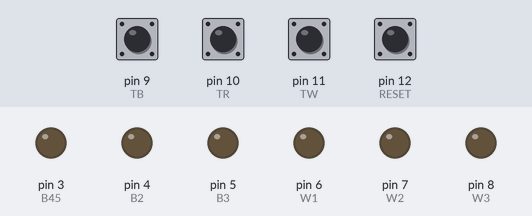
A sketch run on a simulated Arduino Uno, built with avr-gcc and run on an emulated ATmega328P. On the bench: output pins drawn as LEDs (lit = HIGH). The inputs (shaded band) are chosen by the test bench; at power-on: pin 9 (TB), pin 10 (TR), pin 11 (TW), pin 12 (RESET) HIGH. Pins used as bus, display or sensor lines are not drawn; what the sketch prints to the serial monitor is not drawn.

Above: at 1.2 s.
1.3 s: pin 9 (TB) pulled LOW for 0.15 s
2.9 s: pin 10 (TR) pulled LOW for 0.15 s
4.5 s: pin 11 (TW) pulled LOW for 0.15 s
At 5.0 s:
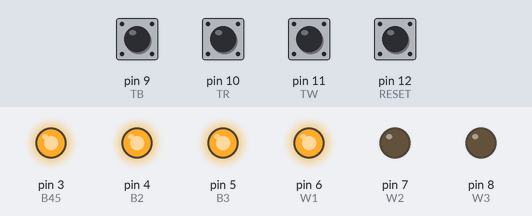
6.1 s: pin 12 (RESET) pulled LOW for 0.15 s
At 6.6 s:
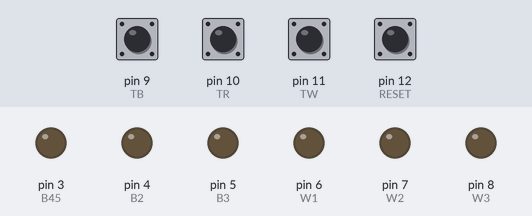
7.7 s: pin 9 (TB) driven LOW and pin 10 (TR) driven LOW
At 9.1 s:
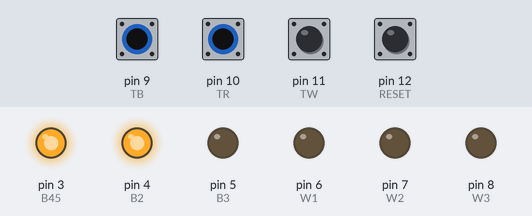
Timing chart, 0 to 10.4 s (numbered marks = the images above; inputs shaded):
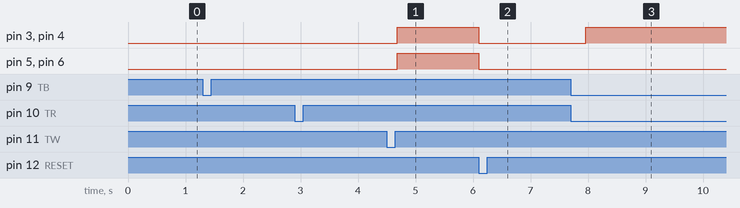

The sketch:

kviz.ino
```cpp
int st = 1;int R1 = A5;int R2 = A4;int R3 = 13;
int B45 = 3;int B2 = 4;int B3 = 5;int W1 = 6;
int W2 = 7;int W3 = 8;int TR = 10;int TB = 9;
int TW = 11;int RESET = 12;int r;int w;int b;
int sez[] = {0, 0, 0, 0, 0, 0, 0, 0, 0};
int sez2[] = {R1, R2, R3, B45, B2, B3, W1, W2, W3};
boolean bo1 = false;
int gumb;
void setup(){
  pinMode(R1, OUTPUT);
  pinMode(R2, OUTPUT);
  pinMode(R3, OUTPUT);
  pinMode(B45, OUTPUT);
  pinMode(B2, OUTPUT);
  pinMode(B3, OUTPUT);
  pinMode(W1, OUTPUT);
  pinMode(W2, OUTPUT);
  pinMode(W3, OUTPUT);
  pinMode(TR, INPUT_PULLUP);
  pinMode(TB, INPUT_PULLUP);
  pinMode(TW, INPUT_PULLUP);
  pinMode(RESET, INPUT_PULLUP);
  Serial.begin(9600);

}

void loop(){
  preveri(TR, 0);
  preveri(TB, 3);
  preveri(TW, 6);

  delay(100);
  if (st >= 4){
    for (int i = 0; i < 9; i++){
      digitalWrite(sez2[i], sez[i]);
      Serial.println(sez2[i]);
    }
  }
  if (digitalRead(RESET) == 0){
    digitalWrite(R1, LOW);
    digitalWrite(R2, LOW);
    digitalWrite(R3, LOW);
    digitalWrite(B45, LOW);
    digitalWrite(B2, LOW);
    digitalWrite(B3, LOW);
    digitalWrite(W1, LOW);
    digitalWrite(W2, LOW);
    digitalWrite(W3, LOW);
    for (int i = 0; i < 9; i++){
      sez[i] = 0;
    }
    st=1;
    gumb = 0;
  }
  Serial.print(st);

}
void preveri(int X, int c){
  if (digitalRead(X) == 0){
    pristej(X);
    if (st == 2) {
      sez[c] = 1;
      sez[c + 1] = 1;
      sez[c + 2] = 1;
      delay(20);
      Serial.println("Prvi" + String(st));
      Serial.println(sez2[c]);
      Serial.println(sez2[c + 1]);
      Serial.println(sez2[c + 1]);

    }
    else if (st == 3) {
      sez[c] = 1;
      sez[c + 1] = 1;
      delay(20);
      Serial.println("Drugi" + String(st));
      Serial.println(sez2[c]);
      Serial.println(sez2[c + 1]);
    }
    else if (st == 4) {
      sez[c] = 1;
      delay(20);
      Serial.println("Tretji" + String(st));
      Serial.println(sez2[c]);
    }

  }
}
void pristej(int X) {
  if (gumb != X) {
    st++;
    gumb = X;
  }
}
```

Measured:
- after the input at 1.3 s, every drawn part: stays the same
- after the input at 2.9 s, every drawn part: stays the same
- after the input at 4.5 s, pin 3 (B45), pin 4 (B2), pin 5 (B3), pin 6 (W1): LOW → HIGH after 0.19 s
- after the input at 6.1 s, pin 3 (B45), pin 4 (B2), pin 5 (B3), pin 6 (W1): HIGH → LOW at once
- after the input at 7.7 s, pin 3 (B45), pin 4 (B2): LOW → HIGH after 0.26 s
